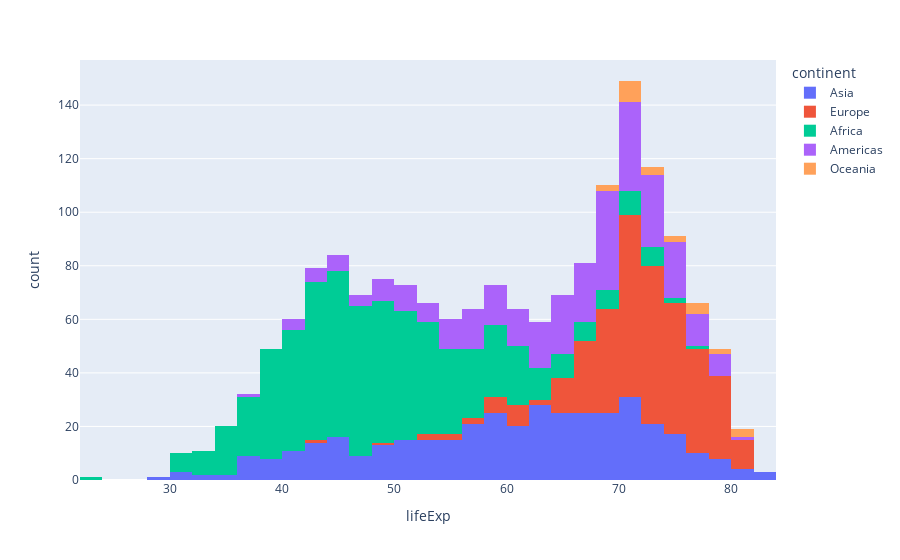

The notebook cell this image was saved under:
### Markdown cell above
px

### Code cell
px.histogram(
    df,
    x='lifeExp',
    color='continent'
)

### Figure 1 — Plotly figure (JSON) as saved in the notebook; plotly's stock layout.template omitted (floating-point values rounded to 4 significant figures; data arrays with more than 128 entries replaced by an {"elided": "..."} marker saying what was removed)
{"data": [{"alignmentgroup": "True", "bingroup": "x", "hovertemplate": "continent=Asia<br>lifeExp=%{x}<br>count=%{y}<extra></extra>", "legendgroup": "Asia", "marker": {"color": "#636efa", "pattern": {"shape": ""}}, "name": "Asia", "offsetgroup": "Asia", "orientation": "v", "showlegend": true, "type": "histogram", "x": {"elided": "396 float values"}, "xaxis": "x", "yaxis": "y"}, {"alignmentgroup": "True", "bingroup": "x", "hovertemplate": "continent=Europe<br>lifeExp=%{x}<br>count=%{y}<extra></extra>", "legendgroup": "Europe", "marker": {"color": "#EF553B", "pattern": {"shape": ""}}, "name": "Europe", "offsetgroup": "Europe", "orientation": "v", "showlegend": true, "type": "histogram", "x": {"elided": "360 float values"}, "xaxis": "x", "yaxis": "y"}, {"alignmentgroup": "True", "bingroup": "x", "hovertemplate": "continent=Africa<br>lifeExp=%{x}<br>count=%{y}<extra></extra>", "legendgroup": "Africa", "marker": {"color": "#00cc96", "pattern": {"shape": ""}}, "name": "Africa", "offsetgroup": "Africa", "orientation": "v", "showlegend": true, "type": "histogram", "x": {"elided": "624 float values"}, "xaxis": "x", "yaxis": "y"}, {"alignmentgroup": "True", "bingroup": "x", "hovertemplate": "continent=Americas<br>lifeExp=%{x}<br>count=%{y}<extra></extra>", "legendgroup": "Americas", "marker": {"color": "#ab63fa", "pattern": {"shape": ""}}, "name": "Americas", "offsetgroup": "Americas", "orientation": "v", "showlegend": true, "type": "histogram", "x": {"elided": "300 float values"}, "xaxis": "x", "yaxis": "y"}, {"alignmentgroup": "True", "bingroup": "x", "hovertemplate": "continent=Oceania<br>lifeExp=%{x}<br>count=%{y}<extra></extra>", "legendgroup": "Oceania", "marker": {"color": "#FFA15A", "pattern": {"shape": ""}}, "name": "Oceania", "offsetgroup": "Oceania", "orientation": "v", "showlegend": true, "type": "histogram", "x": [69.12, 70.33, 70.93, 71.1, 71.93, 73.49, 74.74, 76.32, 77.56, 78.83, 80.37, 81.23, 69.39, 70.26, 71.24, 71.52, 71.89, 72.22, 73.84, 74.32, 76.33, 77.55, 79.11, 80.2], "xaxis": "x", "yaxis": "y"}], "layout": {"barmode": "relative", "legend": {"title": {"text": "continent"}, "tracegroupgap": 0}, "margin": {"t": 60}, "xaxis": {"anchor": "y", "domain": [0, 1], "title": {"text": "lifeExp"}}, "yaxis": {"anchor": "x", "domain": [0, 1], "title": {"text": "count"}}}}
